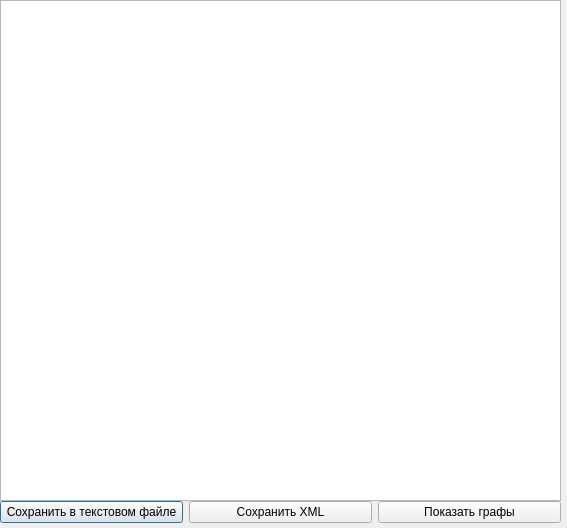
<?xml version="1.0" encoding="UTF-8"?>
<ui version="4.0">
 <class>second_window</class>
 <widget class="QDialog" name="second_window">
  <property name="geometry">
   <rect>
    <x>0</x>
    <y>0</y>
    <width>567</width>
    <height>528</height>
   </rect>
  </property>
  <property name="windowTitle">
   <string>Currency</string>
  </property>
  <property name="windowIcon">
   <iconset theme="zoom-in">
    <normaloff>.</normaloff>.</iconset>
  </property>
  <property name="inputMethodHints">
   <set>Qt::ImhNone</set>
  </property>
  <property name="modal">
   <bool>false</bool>
  </property>
  <widget class="QTableView" name="tableView">
   <property name="geometry">
    <rect>
     <x>0</x>
     <y>0</y>
     <width>561</width>
     <height>501</height>
    </rect>
   </property>
   <property name="cursor" stdset="0">
    <cursorShape>PointingHandCursor</cursorShape>
   </property>
   <property name="sortingEnabled">
    <bool>true</bool>
   </property>
  </widget>
  <widget class="QWidget" name="layoutWidget">
   <property name="geometry">
    <rect>
     <x>0</x>
     <y>500</y>
     <width>561</width>
     <height>25</height>
    </rect>
   </property>
   <layout class="QHBoxLayout" name="horizontalLayout">
    <item>
     <widget class="QPushButton" name="write">
      <property name="text">
       <string>Сохранить в текстовом файле</string>
      </property>
     </widget>
    </item>
    <item>
     <widget class="QPushButton" name="writeXML">
      <property name="text">
       <string>Сохранить XML</string>
      </property>
     </widget>
    </item>
    <item>
     <widget class="QPushButton" name="graph">
      <property name="text">
       <string>Показать графы</string>
      </property>
     </widget>
    </item>
   </layout>
  </widget>
 </widget>
 <resources/>
 <connections/>
</ui>
